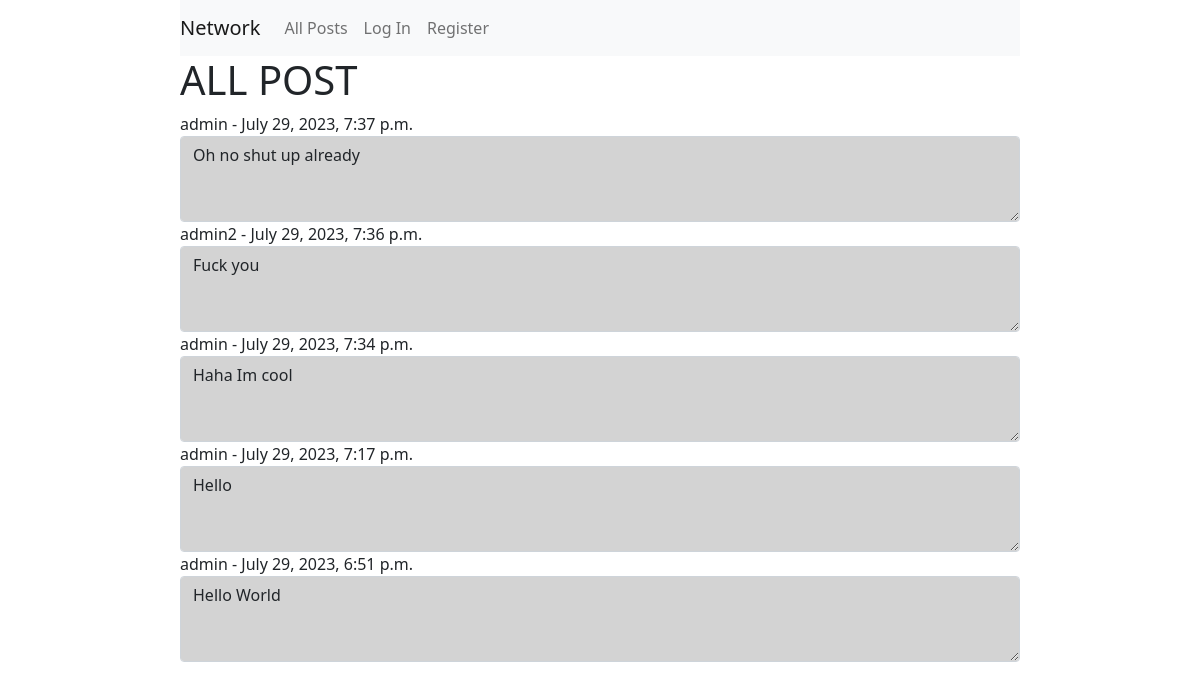
The page / on the database its author committed.
### network/models.py (models this page shows, shortened)
class Post(models.Model):
    content = models.TextField(max_length=600)
    author = models.ForeignKey(User, on_delete=models.CASCADE)
    timestamp = models.DateTimeField(auto_now_add=True)

class User(AbstractUser):
    pass

### network/views.py (the view)
# urls.py: path("", views.index, name="index"),
def index(request):
    all_posts = Post.objects.all().order_by("-timestamp")
    paginator = Paginator(all_posts, 10)
    page_number = request.GET.get('p')
    posts = paginator.get_page(page_number)
    return render(request, "network/index.html",{
        "posts": posts
    })

### network/templates/network/index.html (shortened to what this page needs)
{% extends "network/layout.html" %} {% block body %}
<h1>ALL POST</h1>
<div>
  {% for post in posts %}
  <div>
    <label for="post-content">{{post.author}} - {{post.timestamp}}</label>
    <textarea
      name="post-content"
      style="background-color: lightgray"
      class="form-control"
      id="post-content"
      rows="3"
      readonly
    >
{{post.content}}</textarea
    >
  </div>
</div>
{% endfor %}
<nav
  aria-label="Page navigation example"
  class="d-flex justify-content-center mt-2"
>
</nav>
{% endblock %}

### rows shown on the page
Post: author "admin", timestamp "July 29, 2023, 7:37 p.m.", post-content "Oh no shut up already"
Post: author "admin2", timestamp "July 29, 2023, 7:36 p.m.", post-content "Fuck you"
Post: author "admin", timestamp "July 29, 2023, 7:34 p.m.", post-content "Haha Im cool"
Post: author "admin", timestamp "July 29, 2023, 7:17 p.m.", post-content "Hello"
Post: author "admin", timestamp "July 29, 2023, 6:51 p.m.", post-content "Hello World"
